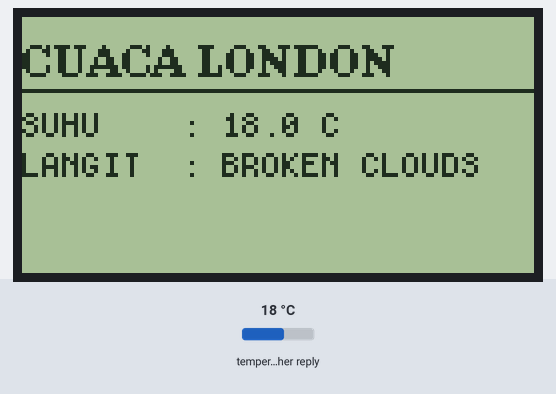
Recording of a sketch running on a simulated ESP8266 (NodeMCU). On the bench: 128×64 one-colour display. Inputs (shaded band) come from the test bench; at power-on: temperature in the weather reply 18 °C. WiFi joins after 1.5 s; servers stay silent unless stated; web services answer with replies made up by the test bench; what the sketch prints to the serial monitor is not drawn.

Above: at 1.8 s.

The sketch:

belajar_cuaca_dariapi.ino
```cpp
#include <U8g2lib.h>
#include <ESP8266WiFi.h>
#include <ESP8266HTTPClient.h>
#include <ArduinoJson.h>

// Informasi koneksi Wi-Fi
const char* ssid = "iphone"; //seuaikan dengan ssid wifi
const char* password = "jnck12345"; //sesuaikan password

// API OpenWeatherMap
const String apiUrl = "http://api.openweathermap.org/data/2.5/weather?lat=-7.084697231960107&lon=111.05648267075021&units=metric&appid=4711f416a49ed661dce8c59c821c575c&lang=id";

U8G2_ST7920_128X64_F_SW_SPI u8g2(U8G2_R0, /* clock=*/ D8, /* data=*/ D7, /* CS=*/ D6, /* reset=*/ D4); // ESP8266

WiFiClient wifiClient;

void setup() {
  Serial.begin(115200);

  // Inisialisasi WiFi
  WiFi.begin(ssid, password);
  while (WiFi.status() != WL_CONNECTED) {
    delay(500);
    Serial.print(".");
  }
  Serial.println("\nConnected to WiFi");

  u8g2.begin(); // Inisialisasi LCD
}

void loop() {
  float temperature = 0;
  String weatherDescription = "Unknown";
  String wilayah = "belum diketahui";

  // Mendapatkan data cuaca dari OpenWeatherMap
  if (WiFi.status() == WL_CONNECTED) {
    HTTPClient http;
    http.begin(wifiClient, apiUrl);

    int httpCode = http.GET();

    if (httpCode == 200) {  // HTTP success
      String payload = http.getString();
      Serial.println("API response: " + payload);  // Cetak respons API

      // Parsing JSON
      StaticJsonDocument<512> doc;
      DeserializationError error = deserializeJson(doc, payload);

      if (error) {
        Serial.print("Parsing JSON failed: ");
        Serial.println(error.c_str());
      } else {
        // Jika berhasil, ambil nilai
        temperature = doc["main"]["temp"].as<float>();
        weatherDescription = doc["weather"][0]["description"].as<String>();
        wilayah = doc["name"].as<String>();

        Serial.println("Temperature: " + String(temperature));
        Serial.println("Weather: " + weatherDescription);
      }
    } else {
      Serial.println("Failed to connect to API");
    }
    http.end();
  }

  // Menampilkan Data pada LCD
  u8g2.clearBuffer();
  wilayah.toUpperCase();
  u8g2.setFont(u8g2_font_ncenB08_tr); // Font besar untuk judul
  u8g2.drawStr(0, 15, ("CUACA "+ wilayah).c_str());
  u8g2.drawHLine(0, 18, 128); // Garis pembatas di bawah judul

  u8g2.setFont(u8g2_font_profont10_tr); // Font kecil untuk data
  u8g2.drawStr(0, 30, ("SUHU    : " + String(temperature, 1) + " C").c_str());

  weatherDescription.toUpperCase();  // Mengubah weatherDescription menjadi uppercase
  u8g2.drawStr(0, 40, ("LANGIT  : " + weatherDescription).c_str());  // Menampilkan teks

  // Menampilkan ikon cuaca
  if (weatherDescription.indexOf("CERAH") >= 0) {
    // Gambar ikon matahari
    u8g2.drawCircle(110, 52, 8);  // Lingkaran utama
    u8g2.drawLine(110, 40, 110, 45); // Garis atas
    u8g2.drawLine(110, 59, 110, 64); // Garis bawah
    u8g2.drawLine(100, 52, 105, 52); // Garis kiri
    u8g2.drawLine(115, 52, 120, 52); // Garis kanan
  } else if (weatherDescription.indexOf("AWAN MENDUNG") >= 0) {
    // Gambar ikon awan
    u8g2.drawCircle(100, 52, 6);  // Awan kecil kiri
    u8g2.drawCircle(110, 52, 8);  // Awan besar kanan
    u8g2.drawBox(94, 52, 26, 5);  // Bagian bawah awan
  } else if (weatherDescription.indexOf("HUJAN") >= 0) {
    // Gambar ikon hujan
    u8g2.drawCircle(105, 48, 8);   // Awan
    u8g2.drawLine(100, 52, 110, 52);
    u8g2.drawLine(100, 55, 110, 55);
    u8g2.drawLine(102, 57, 104, 60); // Tetesan hujan kiri
    u8g2.drawLine(108, 57, 110, 60); // Tetesan hujan kanan
  }

  u8g2.sendBuffer();
  delay(60000); // Memperbarui data setiap 60 detik
}
```
